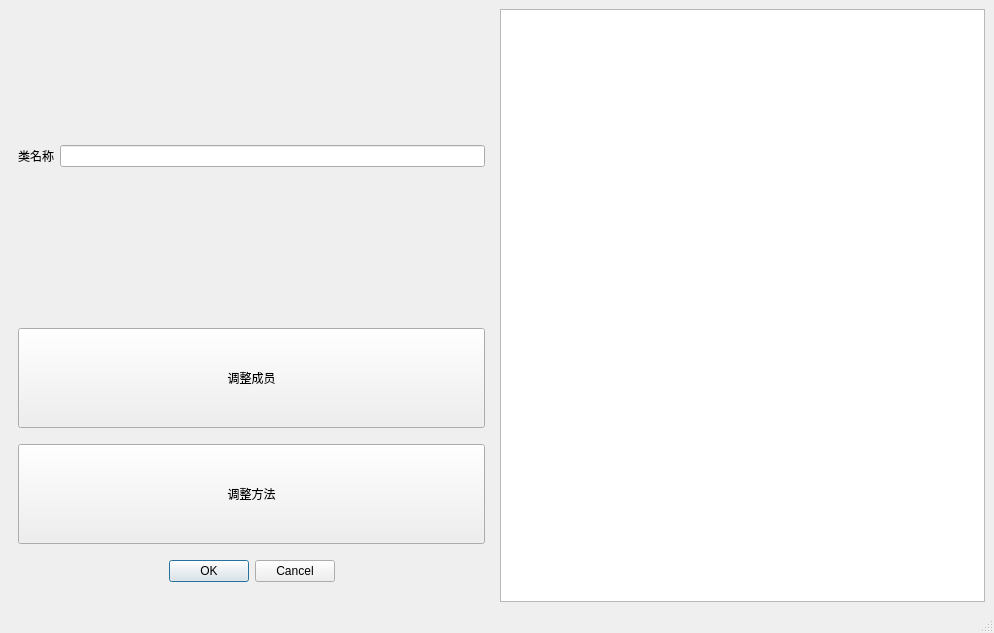
<?xml version="1.0" encoding="UTF-8"?>
<ui version="4.0">
 <class>EditClassWindow</class>
 <widget class="QMainWindow" name="EditClassWindow">
  <property name="geometry">
   <rect>
    <x>0</x>
    <y>0</y>
    <width>994</width>
    <height>633</height>
   </rect>
  </property>
  <property name="windowTitle">
   <string>MainWindow</string>
  </property>
  <widget class="QWidget" name="centralwidget">
   <layout class="QGridLayout" name="gridLayout_2">
    <item row="0" column="0">
     <widget class="QWidget" name="widget" native="true">
      <layout class="QHBoxLayout" name="horizontalLayout">
       <item>
        <widget class="QLabel" name="label">
         <property name="text">
          <string>类名称</string>
         </property>
        </widget>
       </item>
       <item>
        <widget class="QLineEdit" name="lineEdit">
         <property name="minimumSize">
          <size>
           <width>50</width>
           <height>0</height>
          </size>
         </property>
        </widget>
       </item>
      </layout>
     </widget>
    </item>
    <item row="0" column="1" rowspan="2">
     <widget class="QTextBrowser" name="textBrowser"/>
    </item>
    <item row="1" column="0">
     <widget class="QWidget" name="widget_2" native="true">
      <layout class="QGridLayout" name="gridLayout">
       <item row="1" column="0">
        <widget class="QPushButton" name="btn_adjsutFunction">
         <property name="minimumSize">
          <size>
           <width>400</width>
           <height>100</height>
          </size>
         </property>
         <property name="text">
          <string>调整方法</string>
         </property>
        </widget>
       </item>
       <item row="0" column="0">
        <widget class="QPushButton" name="btn_adjustMember">
         <property name="minimumSize">
          <size>
           <width>400</width>
           <height>100</height>
          </size>
         </property>
         <property name="text">
          <string>调整成员</string>
         </property>
        </widget>
       </item>
       <item row="2" column="0">
        <widget class="QDialogButtonBox" name="buttonBox">
         <property name="standardButtons">
          <set>QDialogButtonBox::Cancel|QDialogButtonBox::Ok</set>
         </property>
         <property name="centerButtons">
          <bool>true</bool>
         </property>
        </widget>
       </item>
      </layout>
     </widget>
    </item>
   </layout>
  </widget>
  <widget class="QMenuBar" name="menubar">
   <property name="geometry">
    <rect>
     <x>0</x>
     <y>0</y>
     <width>994</width>
     <height>21</height>
    </rect>
   </property>
  </widget>
  <widget class="QStatusBar" name="statusbar"/>
 </widget>
 <resources/>
 <connections/>
</ui>
